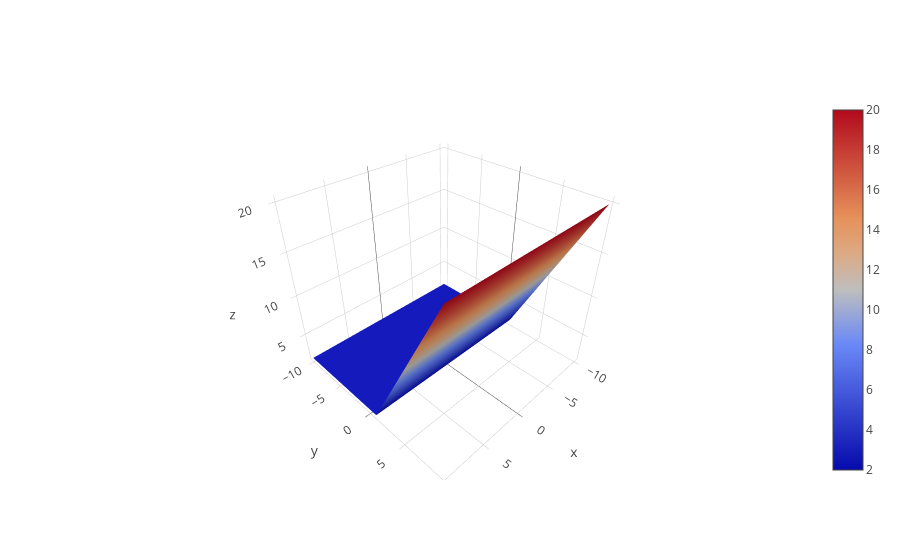

The notebook cell this image was saved under:
### Code cell
iplot([dict(x=x, y=y, z=z, type='surface')])

### Figure 1 — Plotly figure (JSON) as saved in the notebook; plotly's stock layout.template omitted (floating-point values rounded to 4 significant figures; data arrays with more than 128 entries replaced by an {"elided": "..."} marker saying what was removed)
{"data": [{"type": "surface", "x": {"elided": "100x100 float values"}, "y": {"elided": "100x100 float values"}, "z": {"elided": "100x100 float values"}}], "layout": {}}
